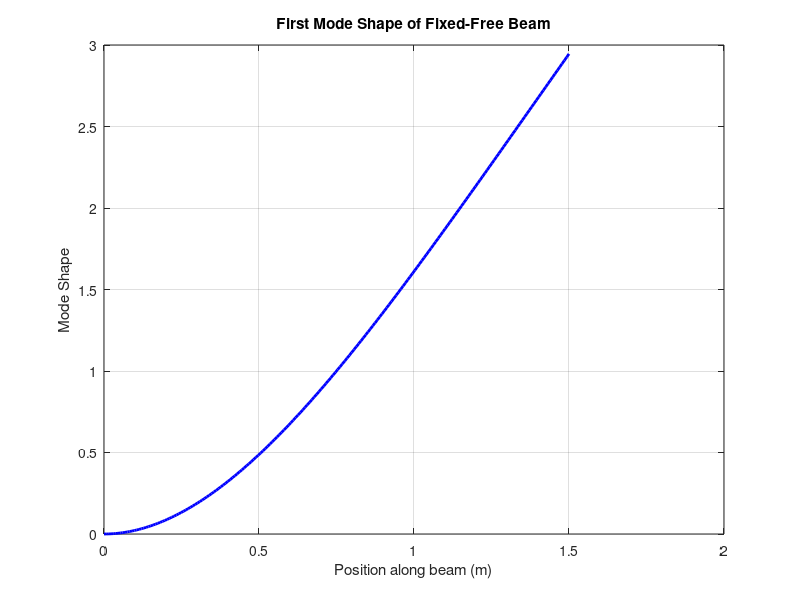

The MATLAB source for this figure: (Note: this script raises an error after producing the figure.)
%% Final Project - Equivalent SDOF and Optimal Absorber Parameters
clc; clear; close all;

%% Beam Parameters
% Geometric properties
h = 55e-3;  % Beam height (m)
w = 65e-3;  % Beam width (m)
t = 5e-3;   % Flange thickness (m)
L = 1.5;    % Beam length (m)
a = L/2;    % Machine mass location (m)

% Material properties
E = 210e9;  % Young's modulus (Pa)
nu = 0.33;  % Poisson's ratio
rho = 7850; % Density (kg/m^3)

% Mass properties
mm = 10;    % Machine mass (kg)

% Equivalent cross-sectional properties for I-beam
Iy = (w*h^3)/12 - 2*((t*(h/2)^3)/12);  % Moment of inertia
A = (w*h) - 2*(t*(h/2));  % Cross-sectional area

fprintf('Beam parameters initialized.\n');

%% Natural Frequency Calculation
% Fixed-Free beam mode shapes and betaL values
betaL = [1.875, 4.694, 7.855, 10.996]; % First few fixed-free betaL values

% Calculate fundamental frequency
omega_n = sqrt((E * Iy) / (rho * A * L^4)) * betaL(1)^2;
fn = omega_n / (2 * pi);  % Convert to Hz
fprintf('Fundamental natural frequency: %.2f Hz\n', fn);

%% Mode Shape Calculation
% Mode shape for fixed-free beam:
bl = betaL(1);
alpha_n = (cosh(bl) + cos(bl)) / (sinh(bl) + sin(bl));

x = linspace(0, L, 200);
C_n = 1 / (cosh(bl*a/L) - cos(bl*a/L) - alpha_n * (sinh(bl*a/L) - sin(bl*a/L)));
w_n = C_n * (cosh(bl*x/L) - cos(bl*x/L) - alpha_n * (sinh(bl*x/L) - sin(bl*x/L)));

% Plot mode shape
figure;
plot(x, w_n, 'b', 'LineWidth', 2);
xlabel('Position along beam (m)');
ylabel('Mode Shape');
title('First Mode Shape of Fixed-Free Beam');
grid on;

%% Equivalent SDOF System
syms x_sym
% Symbolic mode shape
w_x_sym = C_n * (cosh(bl*x_sym/L) - cos(bl*x_sym/L) - alpha_n * (sinh(bl*x_sym/L) - sin(bl*x_sym/L)));

% Equivalent mass calculation
T_sym_beam = int(w_x_sym^2, x_sym, [0, L]);  
T_beam = double(T_sym_beam);
m_beam = T_beam * rho * A * L;

% Effective mass (including machine mass)
m_eq = mm + m_beam;
fprintf('Equivalent mass: %.2f kg\n', m_eq);

% Equivalent stiffness calculation
w_xx = diff(diff(w_x_sym));
V_sym_beam = int(w_xx^2, x_sym, [0, L]);
V_beam = double(V_sym_beam);
k_eq = V_beam * E * Iy / (L^3);
fprintf('Equivalent stiffness: %.2f N/m\n', k_eq);

% System natural frequency
omega_eq = sqrt(k_eq / m_eq);
fn_eq = omega_eq / (2 * pi);
fprintf('System natural frequency (with mass): %.2f Hz\n', fn_eq);

%% Den Hartog's Method - Optimal Absorber Design
mt = 0.05 * m_eq;  % Typical absorber mass ratio (adjustable)
r_opt = 1 / sqrt(2);  % Optimal tuning ratio
omega_t = r_opt * omega_eq; % Tuned frequency

% Optimal damping ratio
zeta_opt = (1/2) * (mt / m_eq) / (1 - r_opt^2);
c_opt = 2 * zeta_opt * sqrt(mt * k_eq);

% Optimal spring stiffness
k_t = mt * omega_t^2;

L_eff = 1/sqrt(k_t/mt);

fprintf('Optimal absorber parameters:\n');
fprintf(' - Absorber mass: %.2f kg\n', mt);
fprintf(' - Absorber natural frequency: %.2f Hz\n', omega_t / (2 * pi));
fprintf(' - Optimal damping coefficient: %.2f Ns/m\n', c_opt);
fprintf(' - Optimal absorber spring stiffness: %.2f N/m\n', k_t);
